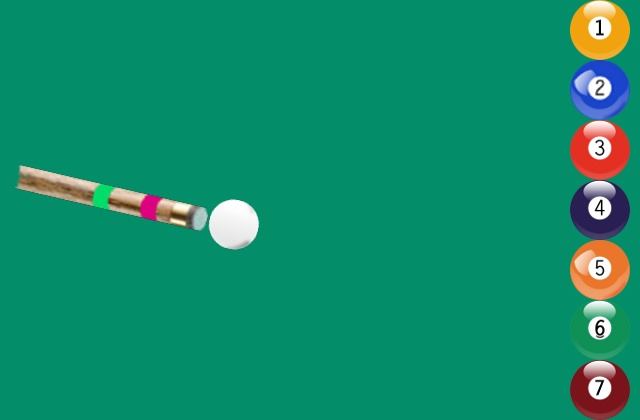
#> input picture Task1_Practice/test_images/6.jpg, 640 x 420 px
$ python 'countourImage using bgr.py'   (Python 2 division)
#> lines starting #> are read from the running program, lines starting #| are printed output that depends on the picture; after the words box and inside, x2 and y2 are one past the last pixel; in counts of white or black regions, pixels touching at a corner belong together; long printed decimals are rounded
# -*- coding: cp1252 -*-
'''
**************************************************************************
*                  IMAGE PROCESSING (e-Yantra 2014)
*                  ================================
*  This software is intended to teach image processing concepts
*
*  MODULE: Functions
*  Filename: contourImage.py
*  Version: 1.0.0
*  Date: November 3, 2014
*
*  Author: Arun Mukundan, e-Yantra Project, Department of Computer Science
*  and Engineering, Indian Institute of Technology Bombay.
*
*  Software released under Creative Commons CC BY-NC-SA
*
*  For legal information refer to:
*        http://creativecommons.org/licenses/by-nc-sa/4.0/legalcode
*
*
*  This software is made available on an “AS IS WHERE IS BASIS”.
*  Licensee/end user indemnifies and will keep e-Yantra indemnified from
*  any and all claim(s) that emanate from the use of the Software or
*  breach of the terms of this agreement.
*
*  e-Yantra - An MHRD project under National Mission on Education using
*  ICT(NMEICT)
*
**************************************************************************
'''

############################################
## Import OpenCV
import numpy
import cv2
############################################

############################################
## Read the image
img = cv2.imread('test_images/6.jpg')
#> img is the input picture: shape (420, 640, 3); mean B, G, R 106.8, 140.5, 18.8
############################################

############################################
## Do the processing
# Need a binary Image

stick = 2
whiteball=3
otherball=1

height, width = img.shape[:2]
#> height = 420; width = 640
gray = cv2.cvtColor(img,cv2.COLOR_BGR2GRAY)
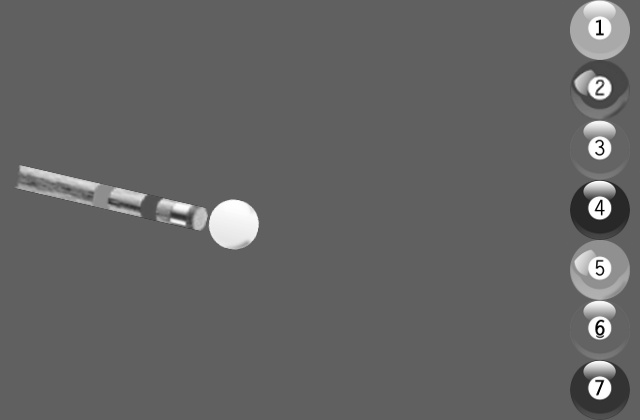
#> gray: shape (420, 640); min 0, max 255, mean 100.6
ret,thresh = cv2.threshold(gray,100,200,cv2.THRESH_TOZERO) #at 130 lowest contours 22
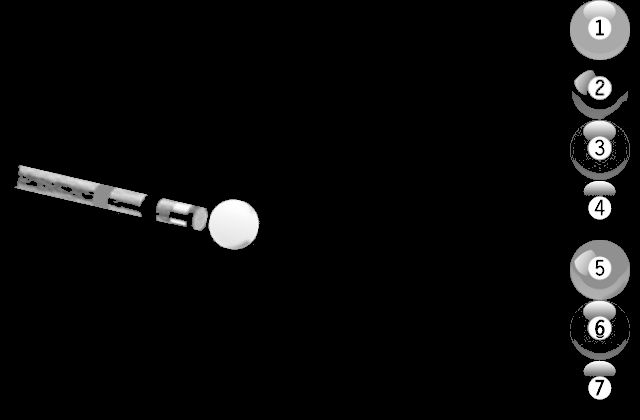
#> thresh: shape (420, 640); min 0, max 255, mean 11.7
#thresh =cv2.adaptiveThreshold(gray,255,cv2.ADAPTIVE_THRESH_GAUSSIAN_C,cv2.THRESH_BINARY,11,25)
#edged=cv2.Canny(gray,11,800)
contours, hierarchy = cv2.findContours(thresh,cv2.RETR_TREE,cv2.CHAIN_APPROX_SIMPLE)
#> contours = 125 contours, 107 with area under 20; largest, box (x1, y1, x2, y2) and area: (570, 240, 630, 344) 3795, (570, 0, 630, 60) 2843, (14, 165, 148, 217) 2712, (208, 199, 260, 250) 1973, (570, 91, 630, 180) 1845
contours=sorted(contours, key = cv2.contourArea, reverse = True)[:7]
#> contours = 7 contours; box (x1, y1, x2, y2) and area: (570, 240, 630, 344) 3795, (570, 0, 630, 60) 2843, (14, 165, 148, 217) 2712, (208, 199, 260, 250) 1973, (570, 91, 630, 180) 1845, (570, 331, 630, 400) 1138, (156, 198, 208, 231) 914
cv2.drawContours(img,contours,3,(0,255,0),2) #9 for stick part, 14 is white ball
print len(contours)
#| 7

M = cv2.moments(contours[stick])
#> M = moments, m00 2711.5, centre m10/m00, m01/m00 = (76.71, 189.5)
cx1 = int(M['m10']/M['m00'])
#> cx1 = 76
cy1 = int(M['m01']/M['m00'])
#> cy1 = 189
print "centre of stick = ", cx1, ", ", cy1
#| centre of stick =  76 ,  189
cv2.circle(img,(cx1,cy1), 5, (0,0,255), -1)
#> img: shape (420, 640, 3); mean B, G, R 106.5, 140.6, 18.6
##
M = cv2.moments(contours[whiteball])
#> M = moments, m00 1973, centre m10/m00, m01/m00 = (233.4, 224)
cx2 = int(M['m10']/M['m00'])
#> cx2 = 233
cy2 = int(M['m01']/M['m00'])
#> cy2 = 223
print "center of white ball = ", cx2, ", ", cy2
#| center of white ball =  233 ,  223
cv2.circle(img,(cx2,cy2), 5, (0,0,255), -1)
#> img: shape (420, 640, 3); mean B, G, R 106.4, 140.5, 18.6
##
M = cv2.moments(contours[otherball])
#> M = moments, m00 2843, centre m10/m00, m01/m00 = (599.5, 29.38)
cx3 = int(M['m10']/M['m00'])
#> cx3 = 599
cy3 = int(M['m01']/M['m00'])
#> cy3 = 29
print "center of ball = ", cx3, ", ", cy3
#| center of ball =  599 ,  29
cv2.circle(img,(cx3,cy3), 5, (0,0,255), -1)
#> img: shape (420, 640, 3); mean B, G, R 106.3, 140.5, 18.6
###calculating slope of white ball's and stick's centroids coordinate system
slope=(float)(cy1-cy2)/(cx2-cx1);
#> slope = -0.217
print slope
#| -0.2166
#drawing line
cy4=-(float)(slope)*(cx3-cx1)+cy1
#> cy4 = 302.3
cy4=round(cy4)
#> cy4 = 302
cy4=(int)(cy4)
print cy4
#| 302
ballwidth=height/7
#> ballwidth = 60
print "ball width ",ballwidth
#| ball width  60
cv2.line(img,(cx1,cy1),(cx3,cy4),(255,255,255), 1)
cv2.line(img,(cx3-30,0),(cx3-30,height),(0,255,255), 1)
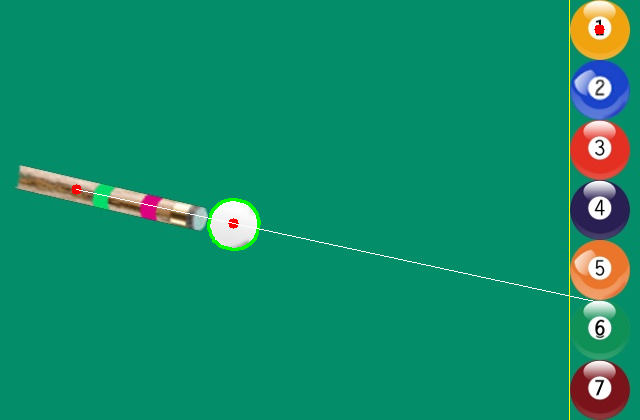
#> img: shape (420, 640, 3); mean B, G, R 106.4, 140.9, 19.4
#cv2.circle(img,(cx3,cy4), 5, (0,0,255), -1)
##
cv2.circle(img,(cx3-30,height-60), 5, (0,0,255), -1)
#> img: shape (420, 640, 3); 0.03% of pixels changed, all inside (x1, y1, x2, y2) = (564, 355, 575, 366)
cv2.circle(img,(cx3-30,height-120), 5, (0,0,255), -1)
#> img: shape (420, 640, 3); mean B, G, R 106.4, 140.8, 19.5
cv2.circle(img,(cx3-30,height-180), 5, (0,0,255), -1)
#> img: shape (420, 640, 3); mean B, G, R 106.4, 140.7, 19.5
cv2.circle(img,(cx3-30,height-240), 5, (0,0,255), -1)
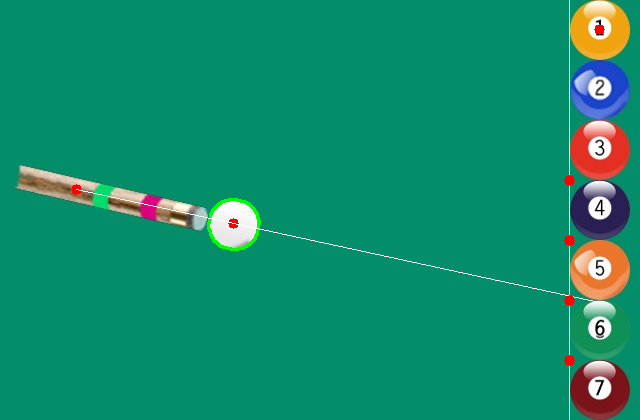
#> img: shape (420, 640, 3); mean B, G, R 106.3, 140.7, 19.6
cv2.circle(img,(cx3-30,height-300), 5, (0,0,255), -1)
#> img: shape (420, 640, 3); 0.03% of pixels changed, all inside (x1, y1, x2, y2) = (564, 115, 575, 126)
cv2.circle(img,(cx3-30,height-360), 5, (0,0,255), -1)
#> img: shape (420, 640, 3); mean B, G, R 106.3, 140.6, 19.7
############################################
print "Area of whiteball = ", cv2.contourArea(contours[3])
#| Area of whiteball =  1973.0
print "Perimeter of whiteball  = ", cv2.arcLength(contours[3],True)
#| Perimeter of whiteball  =  168.853
rw=cv2.arcLength(contours[3],True)/(2*3.14)
#> rw = 26.89
print "whiteball radius ",rw
#| whiteball radius  26.887
print "Area of otherball = ", cv2.contourArea(contours[1])
#| Area of otherball =  2843.0
print "Perimeter of otherball = ", cv2.arcLength(contours[1],True)
#| Perimeter of otherball =  204.167
ro=cv2.arcLength(contours[1],True)/(2*3.14)
#> ro = 32.51
print "otherball radius ",ro
#| otherball radius  32.511
############################################
## Show the image
#cv2.imshow('image-gray',thresh)
cv2.imshow('image',img)

############################################

############################################
## Close and exit
cv2.waitKey(0)
cv2.destroyAllWindows()
############################################
